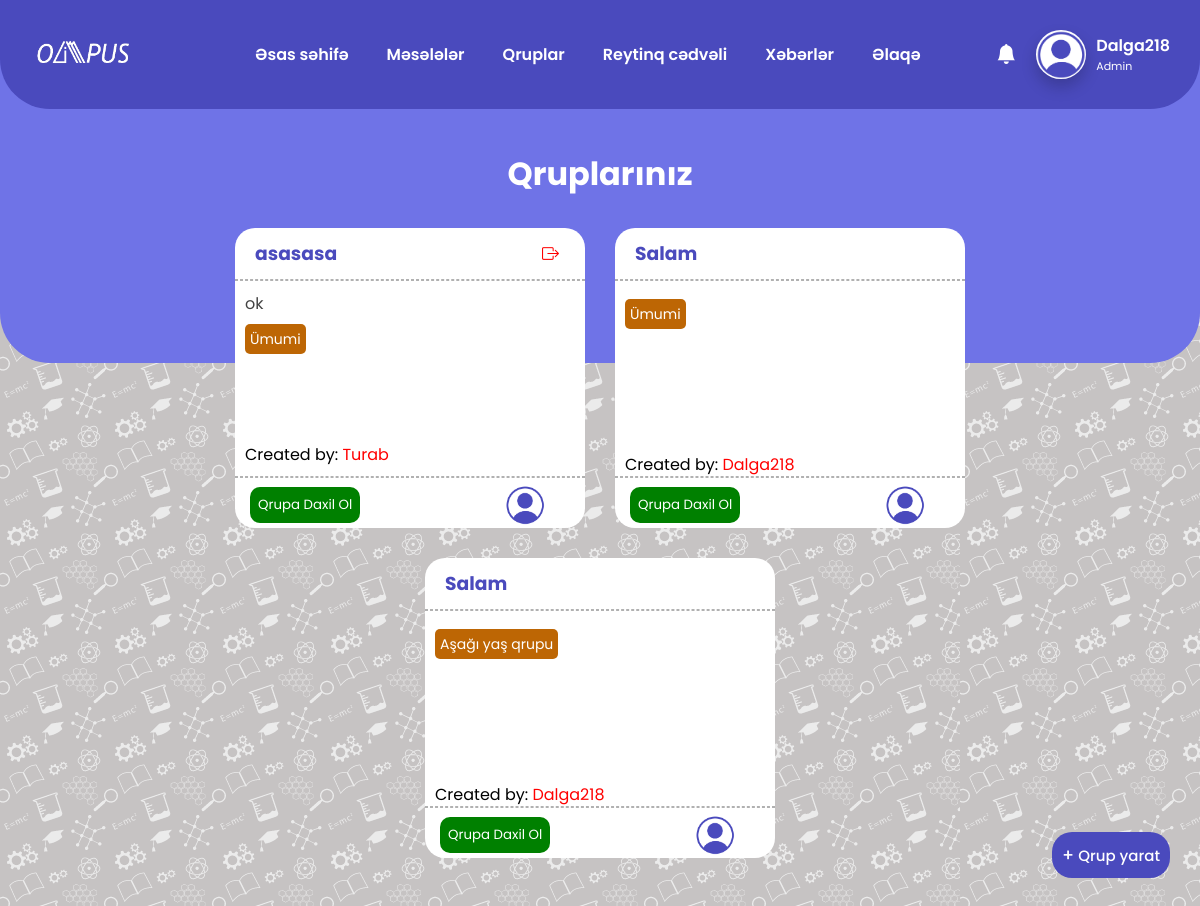
Screenshot of /groups/ (signed in) with the database file from the repository.
### base/models.py (models this page shows, shortened)
class Account(models.Model):
    username=models.CharField(max_length=20)
    fullname=models.CharField(max_length=100,blank=True)
    email=models.CharField(max_length=50)
    password=models.CharField(max_length=50)
    profile_photo=models.ImageField(upload_to='profile_photos/', default='profile_photos/default_pp.png')
    point=models.IntegerField(default=0)
    admin_tag=models.BooleanField(default=False)
    teacher_tag=models.BooleanField(default=False)
    clever_tag=models.BooleanField(default=False)
    olympian_tag=models.BooleanField(default=False)
    groups=models.CharField(max_length=1000000,default='%')
    requests=models.CharField(max_length=1000000,default='%')

### groups/models.py (models this page shows, shortened)
class Group(models.Model):
    name=models.CharField(max_length=100)
    about=models.CharField(max_length=1000, blank=True)
    subject=models.CharField(max_length=20)
    creator=models.ForeignKey(Account,on_delete=models.CASCADE)
    admins=models.CharField(max_length=1000000000,default='%')
    participants=models.CharField(max_length=100000000000000000000,default='%')
    requests=models.CharField(max_length=100000000000000000000,default='%')
    contests=models.CharField(max_length=10000,default='%')
    pub_date=models.DateTimeField(auto_now_add=True)

### groups/views.py (the view, shortened to what this page needs)
# urls.py: path('', views.groups_main, name="groups_main"),
def groups_main(request):
    user=islogin(request)
    if user==False:
        return redirect('/login')
    requests=list(map(lambda i:Group.objects.get(id=int(i)),user.requests.split('%')[1:-1]))
    groups=list(map(lambda i:Group.objects.get(id=int(i)),user.groups.split('%')[1:-1]))
    groups.reverse()
    return render(request,'groups_main.html',{"requests":requests,"groups":groups,"subjects":subjects,"islogin":user,"notifications":Notification.objects.filter(user=user).order_by('-date')})

### base/views.py (called while the page is built)
def islogin(request):
    if 'username' in request.session:
        user=Account.objects.get(username=request.session['username'])
        return user
    return False

### templates/groups_main.html (shortened to what this page needs)
<!DOCTYPE html>
<html lang="en">
<head>
  <link rel="stylesheet" href="/static/css/groups_main.css">
  <link href="https://css.gg/css?=|comment|eye-alt|eye" rel="stylesheet">
  <link href="https://cdn.jsdelivr.net/npm/remixicon@2.2.0/fonts/remixicon.css" rel="stylesheet">
  <link rel="stylesheet" href="https://cdn.jsdelivr.net/npm/bootstrap-icons@1.10.5/font/bootstrap-icons.css">
</head>
<body>
    {% include 'navbar.html' %}
    <div class="group_container">
        {% if groups or requests %}
        <div class="groups_and_head">
          <h1 class="groups_heading">Qruplarınız</h1>
          <div class="groups">
            {% for group in groups %}
            <div class="group">
              <div class="head_group">
                <h3 class="group_name_text">{{group.name}}</h3>
                {% if group.creator != islogin %}
                <button class="delete_group" data-group-id="{{group.id}}"><strong><i class="bi bi-box-arrow-right"></i></strong></button>
                {% endif %}
              </div>
              <hr>
              <div class="group_features">
                <div class="group_features_main">
                  <p class="group_feature_text">{{ group.about }}</p>
                  <div class="group_type_container">
                    {% if group.subject == "all" %}
                    <a class="group_type">Ümumi</a>
                    {% else %}
                    {% for key,value in subjects.items %}
                    {% if group.subject == key %}
                    <a class="group_type">{{ value }}</a>
                    {% endif %}
                    {% endfor %}
                    {% endif %}
                  </div>
                </div>
                <p class="created_by_text">Created by:
                  {% if group.creator.admin_tag %}
                  <a href="{% url 'profile' group.creator.username %}" style="color: red;">{{group.creator.username}}</a>
                  {% elif group.creator.teacher_tag %}
                  <a href="{% url 'profile' group.creator.username %}" style="color: blue;">{{group.creator.username}}</a>
                  {% elif group.creator.clever_tag %}
                  <a href="{% url 'profile' group.creator.username %}" style="color: green;">{{group.creator.username}}</a>
                  {% elif group.creator.olympian_tag %}
                  <a href="{% url 'profile' group.creator.username %}" style="color: purple;">{{group.creator.username}}</a>
                  {% else %}
                  <a href="{% url 'profile' group.creator.username %}" style="color: black;">{{group.creator.username}}</a>
                  {% endif %}
                </p>
              </div>
              <hr>
              <div class="group_footer">
                <div class="group_active_btn">
                  <form method="post">
                    <button name="enter" class="enter_the_room" value="{{ group.id }}">Qrupa Daxil Ol</button>
                  </form>
                </div>
                <div class="group_participants">
                  <img src="/media/{{group.creator.profile_photo}}">
                </div>
              </div>
            </div>
            {% endfor %}
          </div>
        </div>
        {% else %}
        <div class="all_groups">
          <p class="no_group">No Groups Founded</p>
        </div>
        {% endif %}
        <a class="add_group_btn" href="{% url 'create_group' %}"><p class="plus_add">+</p>Qrup yarat</a>
    </div>
</body>
</html>

### templates/navbar.html (shortened to what this page needs)
<header>
    <link href="https://cdn.jsdelivr.net/npm/remixicon@2.2.0/fonts/remixicon.css" rel="stylesheet">
    <link rel="stylesheet" href="https://unpkg.com/boxicons@latest/css/boxicons.min.css">
    <link rel="stylesheet" href="https://cdn.jsdelivr.net/npm/bootstrap-icons@1.10.5/font/bootstrap-icons.css">
    <link rel="stylesheet" type="text/css" href="/static/css/navbar.css">
    <a href="{% url 'base' %}" class="logo"><img width="100" class="logo_href" src="/static/images/logo.png" alt="Logo"></a>
    <div class="navbar-all-elements">
        <ul class="navlist">
            <li><button class="dropbtn"><a href="{% url 'base' %}">Əsas səhifə</a></button></li>
            <li>
            <div class="dropdown">
                <div class="buttons_drop">
                    <button class="dropbtn" id="dropbtn_prob"><a href="{% url 'problems_main' %}">Məsələlər</a><button class="icon_opening"></button></button>
                </div>
            </div>
            </li>
            <li id="group_not"><button class="dropbtn"><a href="{% url 'groups_main' %}">Qruplar</button></a>{% if islogin.requests|length > 1 %}<p class="notify_group">New</p>{% endif %}</li>
            <li><button class="dropbtn"><a href="{% url 'ranking' %}">Reytinq cədvəli</a></button></li>
            <li><button class="dropbtn"><a href="{% url 'news' %}">Xəbərlər</a></button></li>
            <li><button class="dropbtn"><a href="{% url 'contact' %}">Əlaqə</a></button></li>
        </ul>
        {% if islogin == False %}
        <div class="forms-all">
            <div class="users-section">
                <a href="{% url 'login' %}"><button class="login">Daxil ol</button></a>
                <a href="{% url 'register' %}"><button class="register">Qeydiyyat</button></a>
            </div>
        </div>
        {% else %}
        <div class="pp_all">
            <div class="profile-section">
                <div class="notificatons_whole">
                    <button class="notification_btn" onclick="open_notifications()"><i class="bi bi-bell-fill"></i></button>
                </div>
                <a href="{% url 'profile' islogin.username %}" class="pp_place"><img class="profile_photo" src="/media/{{ islogin.profile_photo }}"></i></a>
                <div class="user">
                    <h3 class="username_txt"><a href="{% url 'profile' islogin.username %}" style="text-decoration:none; color:white;">{{ islogin.username }}</a></h3>
                    {% if islogin.admin_tag %}
                    <h6 class="user_tag">Admin</h6>
                    {% elif islogin.teacher_tag %}
                    <h6 class="user_tag">Teacher</h6>
                    {% elif islogin.clever_tag %}
                    <h6 class="user_tag">Clever</h6>
                    {% elif islogin.olympian_tag %}
                    <h6 class="user_tag">Olympian</h6>
                    {% endif %}
                </div>
            </div>
        </div>
        {% endif %}
    </div>
</header>
<div class="head-bottom">
</div>

### static/css/groups_main.css (style rules this page uses)
* { padding: 0; margin: 0; font-family: "Poppins", sans-serif; text-decoration: none; list-style: none; box-sizing: border-box; }
.groups_and_head { width: 90%; margin: 0 auto; margin-top: 150px; margin-bottom: 50px; }
.groups_and_head .groups_heading { color: white; text-align: center; }
.groups { width: 100%; display: flex; justify-content: center; gap: 30px; flex-wrap: wrap; margin-bottom: 30px; margin-top: 30px; }
.group { background-color: white; border-radius: 20px; width: 350px; height: 300px; }
.head_group { padding: 10px; display: flex; align-items: center; height: 17%; max-height: 17%; }
hr { color: rgba(130, 130, 130, 0.621); border: 1px dashed; }
.group_name_text { color: #4a4abd; max-width: 90%; width: 90%; padding-left: 10px; }
.delete_group { background-color: transparent; border:0; color: red; cursor: pointer; float: right; font-size: 17px; font-weight: 700; }
.group_features { padding: 10px; height: 65%; max-height: 65%; }
.group_feature_text { color: rgb(67, 67, 67); }
.group_features_main { height: 86%; max-height: 86%; }
.group_type { background-color: #bd6604; color: white; padding: 5px; font-size: 14px; border-radius: 5px; }
.group_type_container { margin-top: 10px; }
.group_footer { display: flex; align-items: center; padding-left: 15px; height: 18%; }
.group_active_btn { width: 76%; height: 100%; }
.group_active_btn form { display: flex; align-items: center; height: 100%; }
.group_participants { height: 100%; display: flex; align-items: center; }
.group_participants img { width: 40px; height: 40px; border-radius: 100%; position:absolute; z-index: 100; }
.enter_the_room { border:0; background-color: green; color: white; padding: 8px; border-radius: 10px; cursor: pointer; }
.add_group_btn { position: fixed; bottom: 30px; right: 30px; border-radius: 20px; padding: 10px; background-color: #4a4abd; color: white; font-size: 15px; font-weight: 500; display: flex; justify-content: center; align-items: center; }
.plus_add { font-size: 17px; padding-right: 4px; }

### static/css/navbar.css (style rules this page uses)
* { padding: 0; margin: 0; font-family: "Poppins", sans-serif; text-decoration: none; list-style: none; box-sizing: border-box; }
body { background: #c6c3c3; background-image: url('/static/images/bg-design.png'); }
header { position: fixed; right: 0; top: 0; z-index: 100; width: 100%; height: 12%; display: flex; align-items: center; padding: 33px 9%; background: #4a4abd 75.52%; border-bottom-left-radius: 50px; border-bottom-right-radius: 50px; }
.logo_href { vertical-align: middle; }
.notification_btn { background-color: transparent; border:0; color: white; cursor: pointer; font-size: 20px; padding-right: 10px; padding-left: 90px; }
.navbar-all-elements { display: flex; align-items: center; }
.navlist { margin-left: 100px; display: flex; align-items: center; margin-bottom: 0rem; padding-left: 0rem; }
.navlist .dropbtn a { text-decoration: none; color:white; }
#group_not { display: flex; align-items: center; }
#dropbtn_prob { display: flex; align-items: center; }
.navlist button { background-color: transparent; color: white; font-size: 1rem; font-weight: 600; padding: 0 19px; border-radius: 25px; cursor: pointer; border: transparent; text-align: center; }
.buttons_drop { display: flex; }
.pp_all { position: absolute; display: flex; align-items: center; right: 0; }
header .profile-section { position: relative; border-bottom-right-radius: 50px; border-bottom-left-radius: 20px; border-top-left-radius: 20px; background-color: rgba(255, 255, 255, 0); height: 80%; width: auto; justify-content: right; align-items:center; display:flex; }
header .profile-section a { height: 70px; width: 70px; border-bottom-left-radius: 20px; border-top-left-radius: 20px; background-color: rgba(255, 255, 255, 0); }
header .profile-section a img { max-height: 70%; border-radius: 100%; box-shadow: 0px 8px 16px 0px rgba(0,0,0,0.2); z-index: 102; height: 50px; width: 50px; margin-right: 10px; margin-left: 10px; margin-top: 15%; }
header .profile-section .user { margin-right: 30px; }
header .profile-section .user .username_txt { font-size: 16px; font-weight: 600; color: #ffffff; }
header .profile-section .user .user_tag { font-size: 11px; font-weight: 400; color: #ffffff; }
.head-bottom { position: absolute; top: 0; left: 0; z-index: -10000; width: 100%; height: 40%; background-color: #6f73e7; border-bottom-left-radius: 50px; border-bottom-right-radius: 50px; }
@media (max-width: 1535px) { header { padding: 30px 3%; transition: .2s; } }

### rows the page displays
Account: profile_photo (placeholder picture), username "Dalga218"
Group: name "asasasa", about "ok", subject "Ümumi", creator.username "Turab", {{ group.id }} 1 (drawn), creator.profile_photo (placeholder picture)
Group: name "Salam", subject "Ümumi", creator.username "Dalga218", {{ group.id }} 3 (drawn), creator.profile_photo (placeholder picture)
Group: name "Salam", subjects "Aşağı yaş qrupu", creator.username "Dalga218", {{ group.id }} 2 (drawn), creator.profile_photo (placeholder picture)
